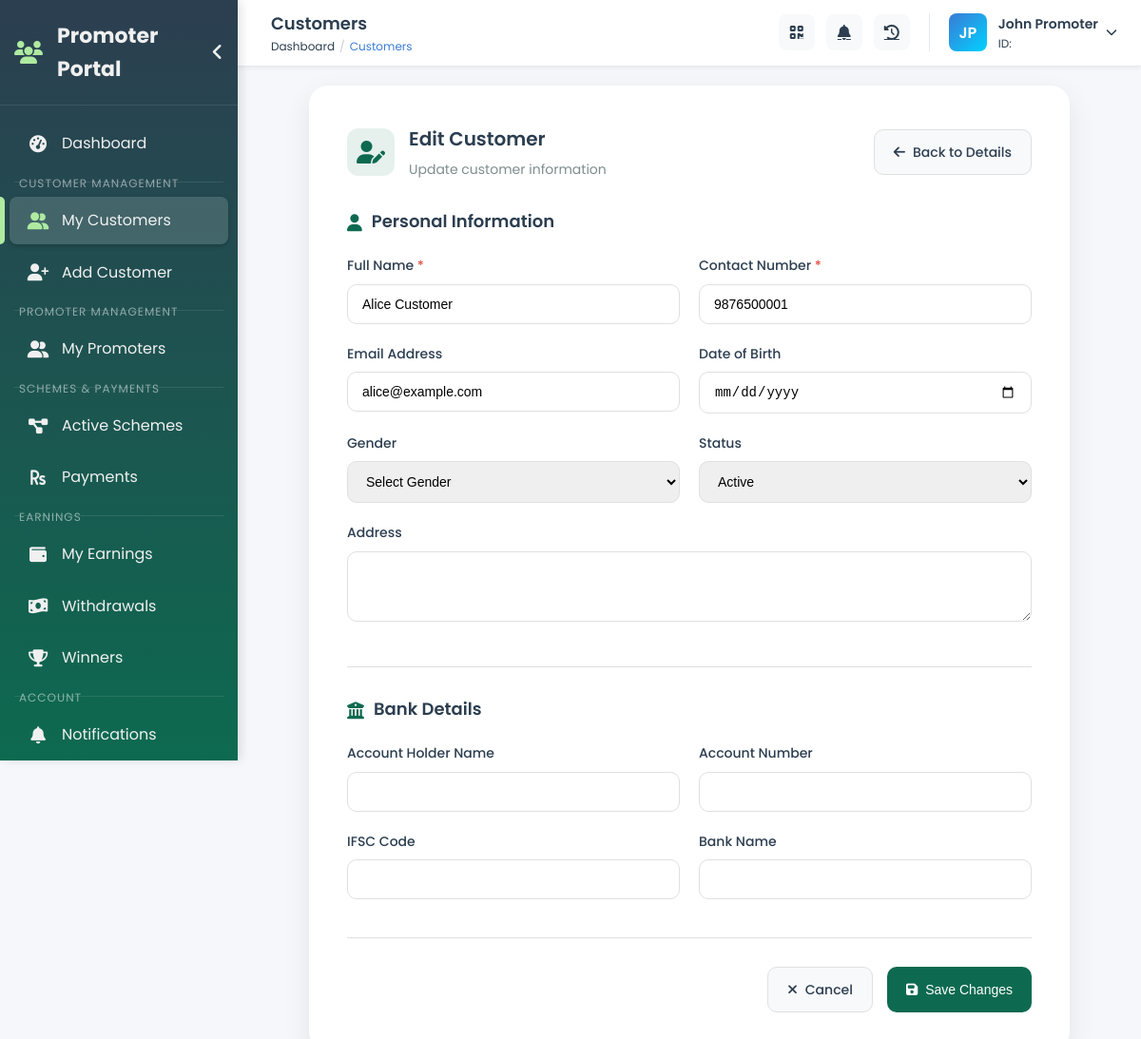
The app's page /promoter/Customers/edit.php?id=1 (signed in) with its own data.
### tables this page shows
CREATE TABLE Customers (
    CustomerID INT AUTO_INCREMENT PRIMARY KEY,
    CustomerUniqueID  VARCHAR(50)  ,
    Name VARCHAR(255) ,
    Contact VARCHAR(50)  ,
    Email VARCHAR(255) ,
    PasswordHash VARCHAR(255) DEFAULT "$2y$10$f8RpDnV887jmqZKOTEm/oesy7nKRboD8HxH5yQMF0xdLO0aTGLnZm" ,
    Address TEXT,
    ProfileImageURL VARCHAR(255),
    Gender ENUM('Male', 'Female', 'Other') DEFAULT NULL,
    DateOfBirth DATE DEFAULT NULL,

    BankAccountName VARCHAR(255),
    BankAccountNumber VARCHAR(50),
    IFSCCode VARCHAR(20),
    BankName VARCHAR(255),
    PromoterID VARCHAR(50),
    ReferredBy  VARCHAR(50), 
    TeamName VARCHAR(200),
    JoinedDate VARCHAR(50),
    Status ENUM('Active', 'Inactive', 'Suspended') DEFAULT 'Active',
    CreatedAt TIMESTAMP DEFAULT CURRENT_TIMESTAMP,
    UpdatedAt TIMESTAMP DEFAULT CURRENT_TIMESTAMP ON UPDATE CURRENT_TIMESTAMP);

### promoter/Customers/edit.php (the view, shortened to what this page needs)
<?php
$database = new Database();
$conn = $database->getConnection();
$customerId = isset($_GET['id']) ? $_GET['id'] : null;
try {
    $stmt = $conn->prepare("
        SELECT * FROM Customers
        WHERE CustomerID = ? AND PromoterID = ?
    ");
    $stmt->execute([$customerId, $_SESSION['promoter_id']]);
    $customer = $stmt->fetch(PDO::FETCH_ASSOC);
} catch (PDOException $e) {
    $message = "Error fetching customer data";
    $messageType = "error";
}
?>
<!DOCTYPE html>
<html lang="en">
<head>
    <link rel="stylesheet" href="https://cdnjs.cloudflare.com/ajax/libs/font-awesome/6.4.0/css/all.min.css">
</head>
<body>
    <?php include('../components/sidebar.php'); ?>
    <?php include('../components/topbar.php'); ?>
    <div class="content-wrapper">
        <div class="main-content">
            <div class="section-header">
                <div class="section-title">
                    <div class="section-icon">
                        <i class="fas fa-user-edit"></i>
                    </div>
                    <div class="section-info">
                        <h2>Edit Customer</h2>
                        <p>Update customer information</p>
                    </div>
                </div>
                <a href="view.php?id=<?php echo $customer['CustomerID']; ?>" class="btn-secondary">
                    <i class="fas fa-arrow-left"></i>
                    Back to Details
                </a>
            </div>
            <form method="POST" action="">
                <div class="form-section">
                    <h3 class="form-section-title">
                        <i class="fas fa-user"></i>
                        Personal Information
                    </h3>
                    <div class="form-row">
                        <div class="form-group">
                            <label for="name" class="form-label">Full Name <span style="color: var(--error-color);">*</span></label>
                            <input type="text" id="name" name="name" class="form-control" value="<?php echo htmlspecialchars($customer['Name']); ?>" required>
                        </div>
                        <div class="form-group">
                            <label for="contact" class="form-label">Contact Number <span style="color: var(--error-color);">*</span></label>
                            <input type="text" id="contact" name="contact" class="form-control" value="<?php echo htmlspecialchars($customer['Contact']); ?>" required>
                        </div>
                    </div>
                    <div class="form-row">
                        <div class="form-group">
                            <label for="email" class="form-label">Email Address</label>
                            <input type="email" id="email" name="email" class="form-control" value="<?php echo htmlspecialchars($customer['Email'] ?? ''); ?>">
                        </div>
                        <div class="form-group">
                            <label for="date_of_birth" class="form-label">Date of Birth</label>
                            <input type="date" id="date_of_birth" name="date_of_birth" class="form-control" value="<?php echo $customer['DateOfBirth'] ? date('Y-m-d', strtotime($customer['DateOfBirth'])) : ''; ?>">
                        </div>
                    </div>
                    <div class="form-row">
                        <div class="form-group">
                            <label for="gender" class="form-label">Gender</label>
                            <select id="gender" name="gender" class="form-control">
                                <option value="">Select Gender</option>
                            </select>
                        </div>
                        <div class="form-group">
                            <label for="status" class="form-label">Status</label>
                            <select id="status" name="status" class="form-control">
                                <option value="Active" <?php echo $customer['Status'] === 'Active' ? 'selected' : ''; ?>>Active</option>
                            </select>
                        </div>
                    </div>
                    <div class="form-group">
                        <label for="address" class="form-label">Address</label>
                        <textarea id="address" name="address" class="form-control" rows="3"><?php echo htmlspecialchars($customer['Address'] ?? ''); ?></textarea>
                    </div>
                </div>
                <div class="form-section">
                    <h3 class="form-section-title">
                        <i class="fas fa-university"></i>
                        Bank Details
                    </h3>
                    <div class="form-row">
                        <div class="form-group">
                            <label for="bank_account_name" class="form-label">Account Holder Name</label>
                            <input type="text" id="bank_account_name" name="bank_account_name" class="form-control" value="<?php echo htmlspecialchars($customer['BankAccountName'] ?? ''); ?>">
                        </div>
                        <div class="form-group">
                            <label for="bank_account_number" class="form-label">Account Number</label>
                            <input type="text" id="bank_account_number" name="bank_account_number" class="form-control" value="<?php echo htmlspecialchars($customer['BankAccountNumber'] ?? ''); ?>">
                        </div>
                    </div>
                    <div class="form-row">
                        <div class="form-group">
                            <label for="ifsc_code" class="form-label">IFSC Code</label>
                            <input type="text" id="ifsc_code" name="ifsc_code" class="form-control" value="<?php echo htmlspecialchars($customer['IFSCCode'] ?? ''); ?>">
                        </div>
                        <div class="form-group">
                            <label for="bank_name" class="form-label">Bank Name</label>
                            <input type="text" id="bank_name" name="bank_name" class="form-control" value="<?php echo htmlspecialchars($customer['BankName'] ?? ''); ?>">
                        </div>
                    </div>
                </div>
                <div class="form-actions">
                    <a href="view.php?id=<?php echo $customer['CustomerID']; ?>" class="btn-secondary">
                        <i class="fas fa-times"></i>
                        Cancel
                    </a>
                    <button type="submit" class="btn-primary">
                        <i class="fas fa-save"></i>
                        Save Changes
                    </button>
                </div>
            </form>
        </div>
    </div>
</body>
</html>

### promoter/Customers/edit.php (style rules this page uses)
:root { --primary-color: rgb(13, 106, 80); --primary-light: rgba(13, 106, 80, 0.1); --secondary-color: #2c3e50; --success-color: #2ecc71; --error-color: #e74c3c; --warning-color: #f1c40f; --border-color: #e0e0e0; --text-primary: #2c3e50; --text-secondary: #7f8c8d; --bg-light: #f8f9fa; --card-shadow: 0 10px 30px rgba(0, 0, 0, 0.08); }
* { margin: 0; padding: 0; box-sizing: border-box; }
body { background-color: #f5f7fa; font-family: 'Poppins', sans-serif; color: var(--text-primary); line-height: 1.6; }
.content-wrapper { width: 100%; min-height: 100vh; padding: 20px; margin-left: var(--sidebar-width); transition: margin-left 0.3s ease; padding-top: calc(var(--topbar-height) + 20px) !important; }
.main-content { background: white; border-radius: 20px; padding: 40px; box-shadow: var(--card-shadow); max-width: 800px; margin: 0 auto; }
.section-header { display: flex; align-items: center; justify-content: space-between; margin-bottom: 30px; }
.section-title { display: flex; align-items: center; gap: 15px; }
.section-icon { width: 50px; height: 50px; border-radius: 12px; background: var(--primary-light); display: flex; align-items: center; justify-content: center; }
.section-icon i { font-size: 24px; color: var(--primary-color); }
.section-info h2 { font-size: 20px; font-weight: 600; color: var(--text-primary); margin-bottom: 5px; }
.section-info p { font-size: 14px; color: var(--text-secondary); }
.btn-primary { background: var(--primary-color); color: white; border: none; padding: 12px 20px; border-radius: 10px; font-size: 14px; font-weight: 500; cursor: pointer; transition: all 0.3s ease; display: inline-flex; align-items: center; gap: 8px; text-decoration: none; }
.btn-secondary { background: var(--bg-light); color: var(--text-primary); border: 1px solid var(--border-color); padding: 12px 20px; border-radius: 10px; font-size: 14px; font-weight: 500; cursor: pointer; transition: all 0.3s ease; display: inline-flex; align-items: center; gap: 8px; text-decoration: none; }
.form-group { margin-bottom: 20px; }
.form-label { display: block; font-size: 14px; font-weight: 500; margin-bottom: 8px; color: var(--text-primary); }
.form-control { width: 100%; padding: 12px 15px; border: 1px solid var(--border-color); border-radius: 10px; font-size: 14px; transition: all 0.3s ease; }
.form-row { display: grid; grid-template-columns: repeat(2, 1fr); gap: 20px; }
.form-actions { display: flex; justify-content: flex-end; gap: 15px; margin-top: 30px; }
.form-section { margin-bottom: 30px; padding-bottom: 20px; border-bottom: 1px solid var(--border-color); }
.form-section-title { font-size: 18px; font-weight: 600; margin-bottom: 20px; color: var(--text-primary); display: flex; align-items: center; gap: 10px; }
.form-section-title i { color: var(--primary-color); }

### promoter/components/sidebar.php (style rules this page uses)
:root { --sidebar-width: 250px; --sidebar-collapsed-width: 70px; --primary-color:rgb(13, 106, 80); --secondary-color: #2c3e50; --text-color: #f0f0f0; --hover-color:rgb(175, 234, 161); --transition-speed: 0.3s; }
.content-wrapper { margin-left: var(--sidebar-width); transition: margin var(--transition-speed) ease, width var(--transition-speed) ease; min-height: 100vh; padding: 20px; width: calc(100% - var(--sidebar-width)); position: absolute; right: a; }

### promoter/components/topbar.php (style rules this page uses)
:root { --topbar-height: 70px; --Topprimary-color: #3a7bd5; --Topsecondary-color: #00d2ff; --Toptext-dark: #2c3e50; --Toptext-light: #7f8c8d; --topborder-color: #e5e9f2; --Topbg-light: #f8f9fa; --shadow-sm: 0 2px 5px rgba(0, 0, 0, 0.05); --shadow-md: 0 4px 12px rgba(0, 0, 0, 0.08); --transition-speed: 0.3s; }
.content-wrapper { padding-top: calc(var(--topbar-height) + 20px) !important; }

### records on screen
customers: name "Alice Customer", contact "9876500001", email "alice@example.com", status "Active"

### other values on screen
str_replace('-', ' ', $currentPage) "Customers"
$initials "JP"
$promoterName "John Promoter"
